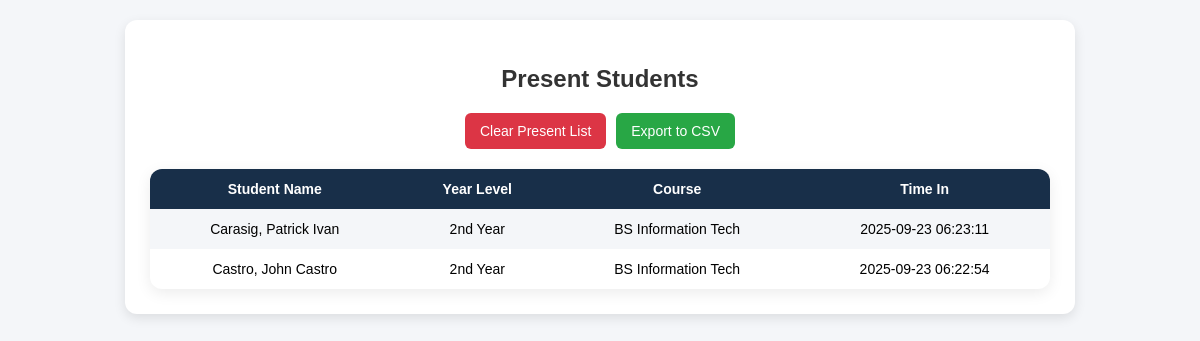
/present.php, run on the app's committed database.
### tables this page shows
CREATE TABLE `present_students` (
  `id` int(11) NOT NULL,
  `student_id` int(11) NOT NULL,
  `in_time` timestamp NOT NULL DEFAULT current_timestamp()
);

CREATE TABLE `students` (
  `id` int(11) NOT NULL,
  `firstname` varchar(50) NOT NULL,
  `lastname` varchar(50) NOT NULL,
  `year_level` enum('1st Year','2nd Year','3rd Year','4th Year') NOT NULL,
  `course` enum('BS Accountancy','BS Information Tech','BS Education','BS Business Ad','BS Entrepreneurship') NOT NULL
);

### present.php (the view, shortened to what this page needs)
<?php
include 'connection.php';
$sql = "SELECT s.firstname, s.lastname, s.year_level, s.course, p.in_time
        FROM present_students p
        JOIN students s ON p.student_id = s.id
        ORDER BY p.in_time DESC";
$result = $conn->query($sql);
?>
<!DOCTYPE html>
<html lang="en">
<head>
    <link rel="stylesheet" href="src/presentStyle.css">
</head>
<body>
    <div class="container">
        <h2>Present Students</h2>
        <div class="actions">
            <form method="POST" action=""
                onsubmit="return confirm('Are you sure you want to clear the attendance list?');">
                <button type="submit" name="clear" class="clear-btn">Clear Present List</button>
            </form>
            <a href="exportCSV.php" class="export-btn">Export to CSV</a>
        </div>
        <table>
            <tr>
                <th>Student Name</th>
                <th>Year Level</th>
                <th>Course</th>
                <th>Time In</th>
            </tr>
            <?php
            if ($result->num_rows > 0) {
                while ($row = $result->fetch_assoc()) {
                    echo "<tr>
                      <td>" . $row['lastname'] . ", " . $row['firstname'] . "</td>
                      <td>" . $row['year_level'] . "</td>
                      <td>" . $row['course'] . "</td>
                      <td>" . $row['in_time'] . "</td>
                    </tr>";
                }
            } else {
                echo "<tr><td colspan='4' class='no-data'>No students have clicked In yet</td></tr>";
            }
            ?>
        </table>
    </div>
</body>
</html>

### src/presentStyle.css (style rules this page uses)
body { font-family: Arial, sans-serif; background: #f4f6f9; margin: 0; padding: 20px; }
.container { max-width: 900px; margin: 0 auto; background: #fff; padding: 25px; border-radius: 12px; box-shadow: 0 4px 12px rgba(0, 0, 0, 0.1); }
h2 { text-align: center; margin-bottom: 20px; color: #333; }
.actions { display: flex; flex-wrap: wrap; gap: 10px; justify-content: center; margin-bottom: 20px; }
.actions button, .actions a { padding: 10px 15px; border: none; border-radius: 6px; font-size: 14px; cursor: pointer; text-decoration: none; transition: 0.3s; color: #fff; }
.clear-btn { background: #dc3545; }
.export-btn { background: #28a745; }
table { border-collapse: collapse; width: 100%; background: #fff; border-radius: 12px; overflow: hidden; box-shadow: 0 4px 15px rgba(0, 0, 0, 0.08); }
th, td { padding: 12px 15px; text-align: center; font-size: 14px; }
th { background: rgb(24, 47, 73); color: #fff; font-weight: 600; }
tr:nth-child(even) { background: #f4f6f9; }

### data on the page
present_students: student.lastname "Carasig", student.firstname "Patrick Ivan", student.year_level "2nd Year", student.course "BS Information Tech", in_time "2025-09-23 06:23:11"
present_students: student.lastname "Castro", student.firstname "John Castro", student.year_level "2nd Year", student.course "BS Information Tech", in_time "2025-09-23 06:22:54"
